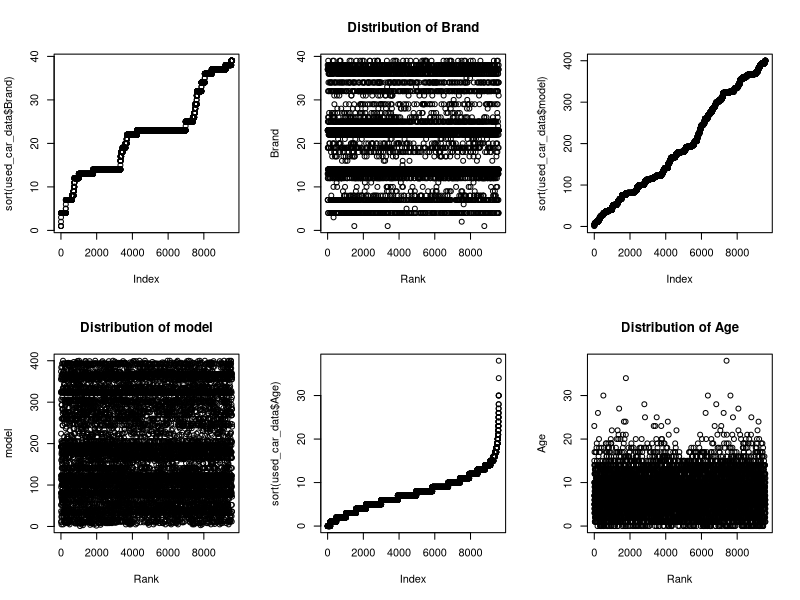
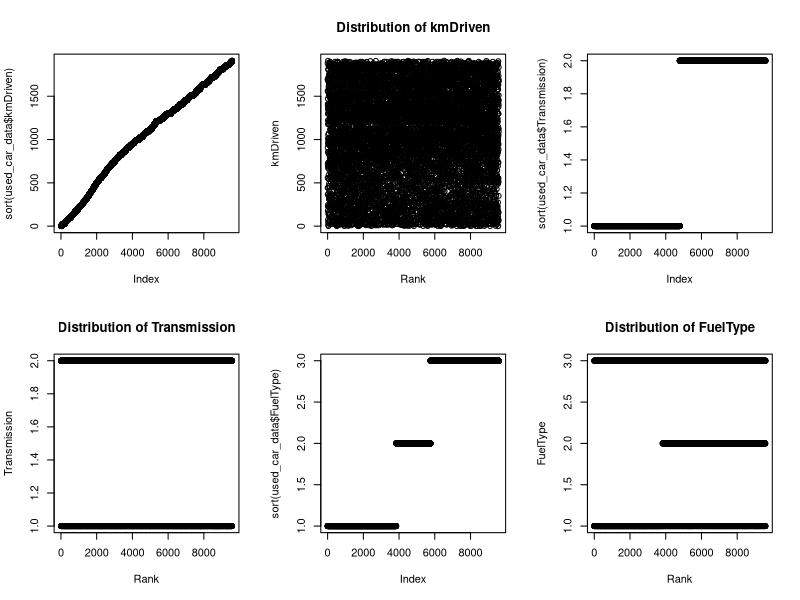
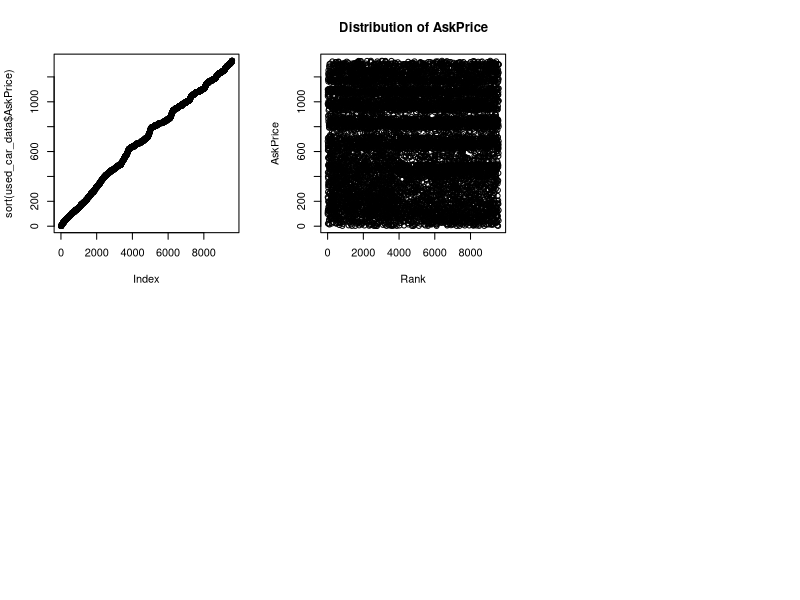
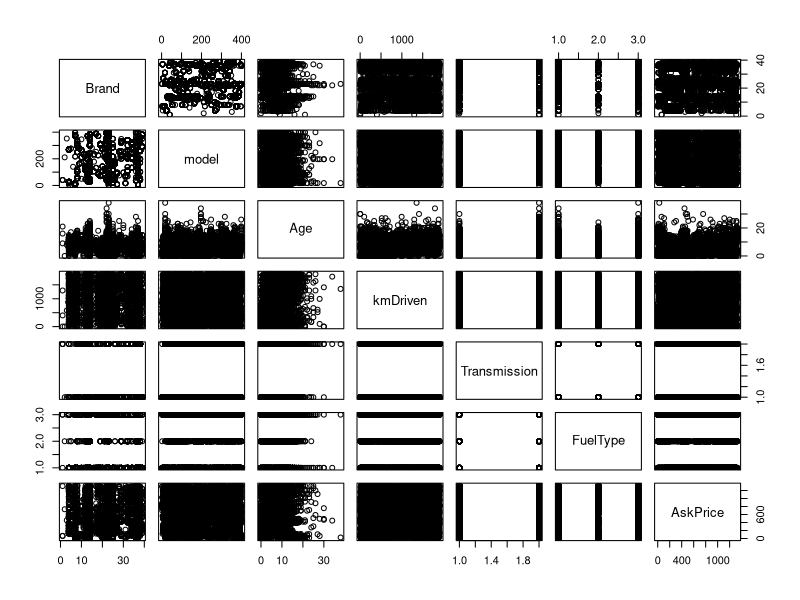
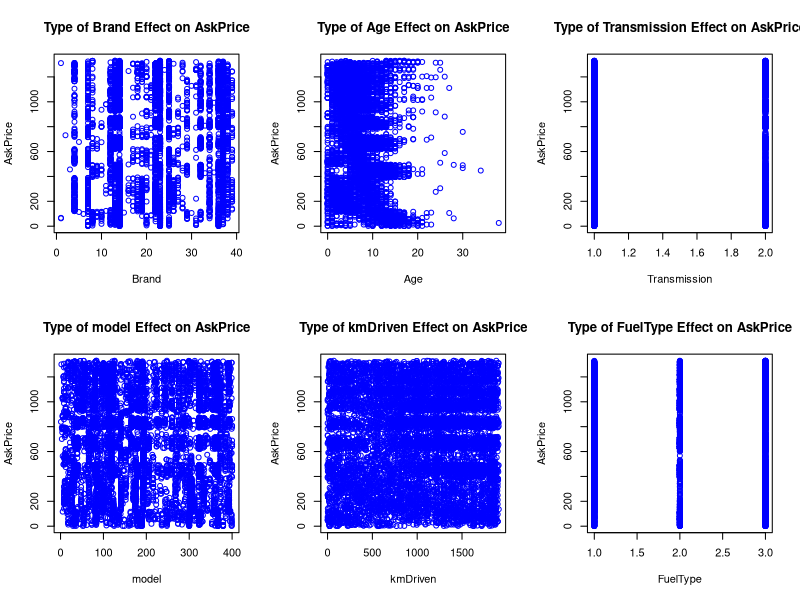
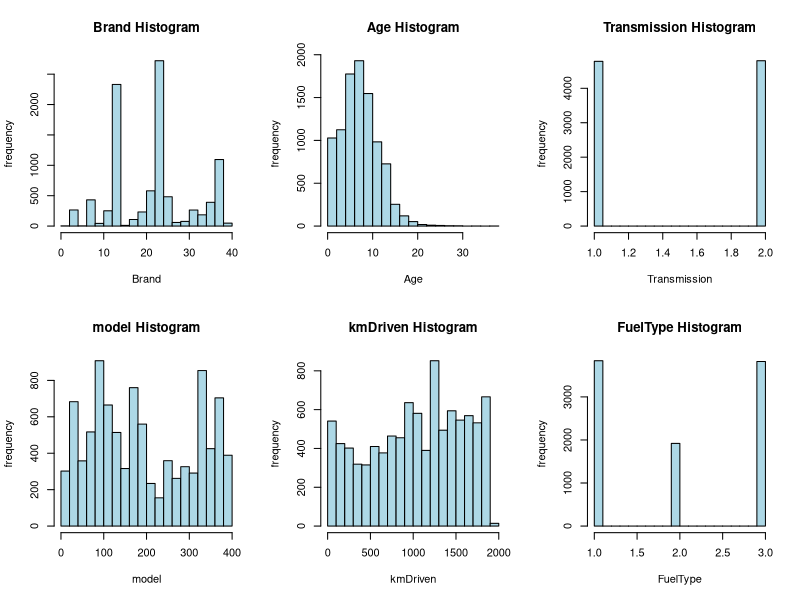
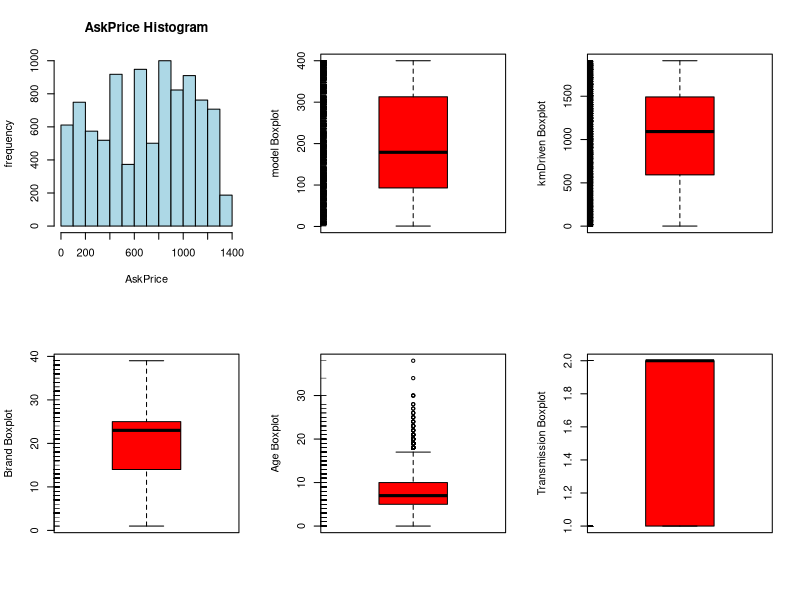
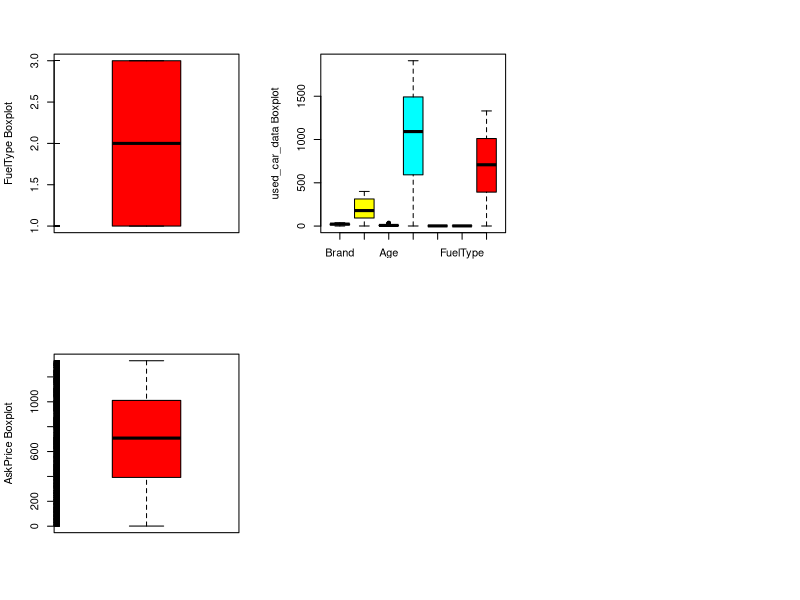

Write the R code that produced these figures, in order.
used_car_data <- read.csv("used_car_dataset.csv", na.strings="")
DF<-data.frame()
View(used_car_data)
dim(used_car_data)
names(used_car_data)

colSums(is.na(used_car_data))

KmDriven_counts <- table(used_car_data$kmDriven)
KmDriven_counts <- table(used_car_data$kmDriven)
sorted_kmDriven_counts <- sort(KmDriven_counts, decreasing = TRUE)
most_frequent_kmDriven <- names(sorted_kmDriven_counts)[1]
print(most_frequent_kmDriven)
used_car_data$kmDriven[is.na(used_car_data$kmDriven)]<-most_frequent_kmDriven

colSums(is.na(used_car_data))


 
  used_car_data <- used_car_data[, -3]
 
  used_car_data$Age[used_car_data$Age<0]<-used_car_data$Age[used_car_data$Age<0]*(-1)
  
  used_car_data <- used_car_data[, -6]
  
  used_car_data <- used_car_data[, -8]
  
 # used_car_data$KmDriven <- as.character(used_car_data$KmDriven)
  

  #used_car_data$KmDriven <- sub("km", "", used_car_data$KmDriven)
  
  
  used_car_data$Brand <- as.factor(used_car_data$Brand)
  used_car_data$Brand <- as.numeric(used_car_data$Brand)
  
  used_car_data$model <- as.factor(used_car_data$model)
  used_car_data$model <- as.numeric(used_car_data$model)
  
  used_car_data$kmDriven <- as.factor(used_car_data$kmDriven)
  used_car_data$kmDriven <- as.numeric(used_car_data$kmDriven)
  
  used_car_data$Transmission <- as.factor(used_car_data$Transmission)
  used_car_data$Transmission <- as.numeric(used_car_data$Transmission)
  
  used_car_data$FuelType <- as.factor(used_car_data$FuelType)
  used_car_data$FuelType <- as.numeric(used_car_data$FuelType)
  
  used_car_data$AskPrice <- as.factor(used_car_data$AskPrice)
  used_car_data$AskPrice <- as.numeric(used_car_data$AskPrice)
  
  used_car_data <- used_car_data[, -7]
  
  par(mfrow=c(2,3))
  plot(sort(used_car_data$Brand))
  plot(used_car_data$Brand, ylab = "Brand", xlab = "Rank", main = "Distribution of Brand")
  

  plot(sort(used_car_data$model))
  plot(used_car_data$model, ylab = "model", xlab = "Rank", main = "Distribution of model")
  
  
  plot(sort(used_car_data$Age))
  plot(used_car_data$Age, ylab = "Age", xlab = "Rank", main = "Distribution of Age")
  
  
  plot(sort(used_car_data$kmDriven))
  plot(used_car_data$kmDriven, ylab = "kmDriven", xlab = "Rank", main = "Distribution of kmDriven")
  
 
  plot(sort(used_car_data$Transmission))
  plot(used_car_data$Transmission, ylab = "Transmission", xlab = "Rank", main = "Distribution of Transmission")
  

  plot(sort(used_car_data$FuelType))
  plot(used_car_data$FuelType, ylab = "FuelType", xlab = "Rank", main = "Distribution of FuelType")
  

  plot(sort(used_car_data$AskPrice))
  plot(used_car_data$AskPrice, ylab = "AskPrice", xlab = "Rank", main = "Distribution of AskPrice")
  
  plot(used_car_data)
  
  
  plot(used_car_data$Brand, used_car_data$AskPrice, 
       xlab = "Brand", ylab = "AskPrice", 
       main = "Type of Brand Effect on AskPrice", 
       col = "blue")
  
  plot(used_car_data$model, used_car_data$AskPrice, 
       xlab = "model", ylab = "AskPrice", 
       main = "Type of model Effect on AskPrice", 
       col = "blue")
  
  plot(used_car_data$Age, used_car_data$AskPrice, 
       xlab = "Age", ylab = "AskPrice", 
       main = "Type of Age Effect on AskPrice", 
       col = "blue")
  
  plot(used_car_data$kmDriven, used_car_data$AskPrice, 
       xlab = "kmDriven", ylab = "AskPrice", 
       main = "Type of kmDriven Effect on AskPrice", 
       col = "blue")
  
  
  plot(used_car_data$Transmission, used_car_data$AskPrice, 
       xlab = "Transmission", ylab = "AskPrice", 
       main = "Type of Transmission Effect on AskPrice", 
       col = "blue")
  
  
  plot(used_car_data$FuelType, used_car_data$AskPrice, 
       xlab = "FuelType", ylab = "AskPrice", 
       main = "Type of FuelType Effect on AskPrice", 
       col = "blue")
  

  hist(used_car_data$Brand, col = "lightblue", ylab="frequency" ,xlab = "Brand", main = "Brand Histogram")
  
  hist(used_car_data$model, col = "lightblue", ylab="frequency" ,xlab = "model", main = "model Histogram")
  
  hist(used_car_data$Age, col = "lightblue", ylab="frequency" ,xlab = "Age", main = "Age Histogram")
  
  hist(used_car_data$kmDriven, col = "lightblue", ylab="frequency" ,xlab = "kmDriven", main = "kmDriven Histogram") 
  
  hist(used_car_data$Transmission, col = "lightblue", ylab="frequency" ,xlab = "Transmission", main = "Transmission Histogram")
  
  hist(used_car_data$FuelType, col = "lightblue", ylab="frequency" ,xlab = "FuelType", main = "FuelType Histogram")
  
  hist(used_car_data$AskPrice, col = "lightblue", ylab="frequency" ,xlab = "AskPrice", main = "AskPrice Histogram")
  

  boxplot(used_car_data$Brand, col = rainbow(6), ylab = "Brand Boxplot")
  rug(used_car_data$Brand,side=2)
  
  boxplot(used_car_data$model, col = rainbow(6), ylab = "model Boxplot")
  rug(used_car_data$model,side=2)
  
  boxplot(used_car_data$Age, col = rainbow(6), ylab = "Age Boxplot")
  rug(used_car_data$Age,side=2)
  
  boxplot(used_car_data$kmDriven, col = rainbow(6), ylab = "kmDriven Boxplot")
  rug(used_car_data$kmDriven,side=2)
  
  boxplot(used_car_data$Transmission, col = rainbow(6), ylab = "Transmission Boxplot")
  rug(used_car_data$Transmission,side=2)
  
  boxplot(used_car_data$FuelType, col = rainbow(6), ylab = "FuelType Boxplot")
  rug(used_car_data$FuelType,side=2)
  
  boxplot(used_car_data$AskPrice, col = rainbow(6), ylab = "AskPrice Boxplot")
  rug(used_car_data$AskPrice,side=2)
  
  boxplot(used_car_data, col = rainbow(6), ylab = "used_car_data Boxplot")

  
  # using Naive Base
  
  install.packages("e1071")
  library(e1071)
  
  dtrain <-rbind(used_car_data[1:10,],used_car_data[11:7180,])
  print(dtrain)
  dtest <-rbind(used_car_data[7180:7190,],used_car_data[7191:9582,])
  print(dtest)
  
  x <-used_car_data[,-7]
  print(x)
  
  y<-used_car_data[,7]
  print(y)
  
  ClassCars<-naiveBayes(AskPrice~.,data=dtrain)
  
  PricePredition<-predict(ClassCars,newdata=dtest)
  
  
  
  
  
  
